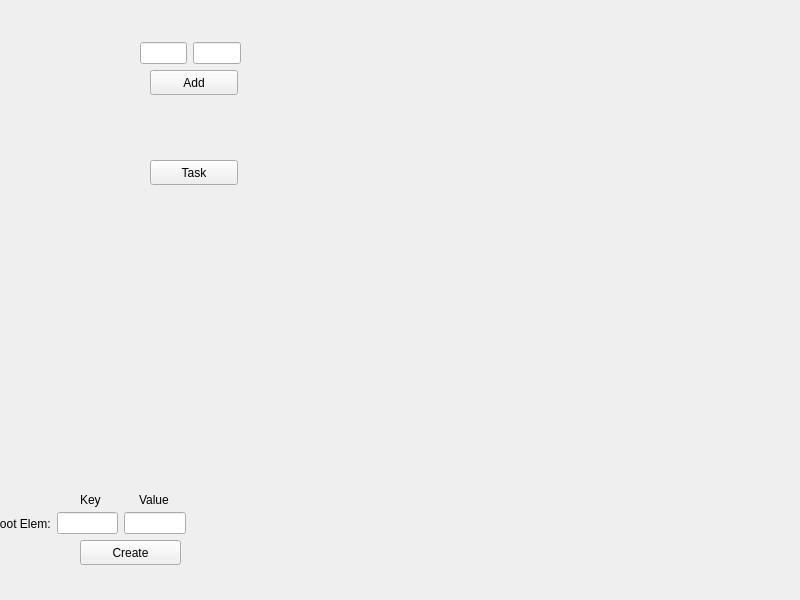
<?xml version="1.0" encoding="UTF-8"?>
<ui version="4.0">
 <class>MainWindow</class>
 <widget class="QMainWindow" name="MainWindow">
  <property name="geometry">
   <rect>
    <x>0</x>
    <y>0</y>
    <width>800</width>
    <height>600</height>
   </rect>
  </property>
  <property name="windowTitle">
   <string>MainWindow</string>
  </property>
  <widget class="QWidget" name="centralwidget">
   <widget class="QPushButton" name="pushButton">
    <property name="geometry">
     <rect>
      <x>80</x>
      <y>540</y>
      <width>101</width>
      <height>25</height>
     </rect>
    </property>
    <property name="text">
     <string>Create</string>
    </property>
   </widget>
   <widget class="QLabel" name="Root">
    <property name="geometry">
     <rect>
      <x>480</x>
      <y>40</y>
      <width>71</width>
      <height>17</height>
     </rect>
    </property>
    <property name="text">
     <string/>
    </property>
   </widget>
   <widget class="QLabel" name="Root_Left">
    <property name="geometry">
     <rect>
      <x>380</x>
      <y>80</y>
      <width>71</width>
      <height>17</height>
     </rect>
    </property>
    <property name="text">
     <string/>
    </property>
   </widget>
   <widget class="QLabel" name="Root_Right">
    <property name="geometry">
     <rect>
      <x>600</x>
      <y>80</y>
      <width>71</width>
      <height>17</height>
     </rect>
    </property>
    <property name="text">
     <string/>
    </property>
   </widget>
   <widget class="QLabel" name="Root_Right_Right">
    <property name="geometry">
     <rect>
      <x>660</x>
      <y>150</y>
      <width>71</width>
      <height>17</height>
     </rect>
    </property>
    <property name="text">
     <string/>
    </property>
   </widget>
   <widget class="QLabel" name="Root_Right_Left">
    <property name="geometry">
     <rect>
      <x>550</x>
      <y>150</y>
      <width>71</width>
      <height>17</height>
     </rect>
    </property>
    <property name="text">
     <string/>
    </property>
   </widget>
   <widget class="QLabel" name="Root_Left_Right">
    <property name="geometry">
     <rect>
      <x>440</x>
      <y>150</y>
      <width>71</width>
      <height>17</height>
     </rect>
    </property>
    <property name="text">
     <string/>
    </property>
   </widget>
   <widget class="QLabel" name="Root_Left_Left">
    <property name="geometry">
     <rect>
      <x>330</x>
      <y>150</y>
      <width>71</width>
      <height>17</height>
     </rect>
    </property>
    <property name="text">
     <string/>
    </property>
   </widget>
   <widget class="QPushButton" name="pushButton_2">
    <property name="geometry">
     <rect>
      <x>150</x>
      <y>70</y>
      <width>88</width>
      <height>25</height>
     </rect>
    </property>
    <property name="text">
     <string>Add</string>
    </property>
   </widget>
   <widget class="QWidget" name="layoutWidget">
    <property name="geometry">
     <rect>
      <x>-30</x>
      <y>510</y>
      <width>216</width>
      <height>27</height>
     </rect>
    </property>
    <layout class="QHBoxLayout" name="horizontalLayout">
     <item>
      <widget class="QLabel" name="label">
       <property name="text">
        <string>Set Root Elem:</string>
       </property>
      </widget>
     </item>
     <item>
      <widget class="QLineEdit" name="Edit_Key"/>
     </item>
     <item>
      <widget class="QLineEdit" name="Edit_Value"/>
     </item>
    </layout>
   </widget>
   <widget class="QWidget" name="layoutWidget">
    <property name="geometry">
     <rect>
      <x>80</x>
      <y>490</y>
      <width>111</width>
      <height>20</height>
     </rect>
    </property>
    <layout class="QHBoxLayout" name="horizontalLayout_2">
     <item>
      <widget class="QLabel" name="label_2">
       <property name="text">
        <string>Key</string>
       </property>
      </widget>
     </item>
     <item>
      <widget class="QLabel" name="label_3">
       <property name="text">
        <string>Value</string>
       </property>
      </widget>
     </item>
    </layout>
   </widget>
   <widget class="QWidget" name="layoutWidget">
    <property name="geometry">
     <rect>
      <x>140</x>
      <y>40</y>
      <width>101</width>
      <height>27</height>
     </rect>
    </property>
    <layout class="QHBoxLayout" name="horizontalLayout_3">
     <item>
      <widget class="QLineEdit" name="Edit_AddKey"/>
     </item>
     <item>
      <widget class="QLineEdit" name="Edit_AddValue"/>
     </item>
    </layout>
   </widget>
   <widget class="QPushButton" name="pushButton_3">
    <property name="geometry">
     <rect>
      <x>150</x>
      <y>160</y>
      <width>88</width>
      <height>25</height>
     </rect>
    </property>
    <property name="text">
     <string>Task</string>
    </property>
   </widget>
  </widget>
 </widget>
 <resources/>
 <connections/>
</ui>
